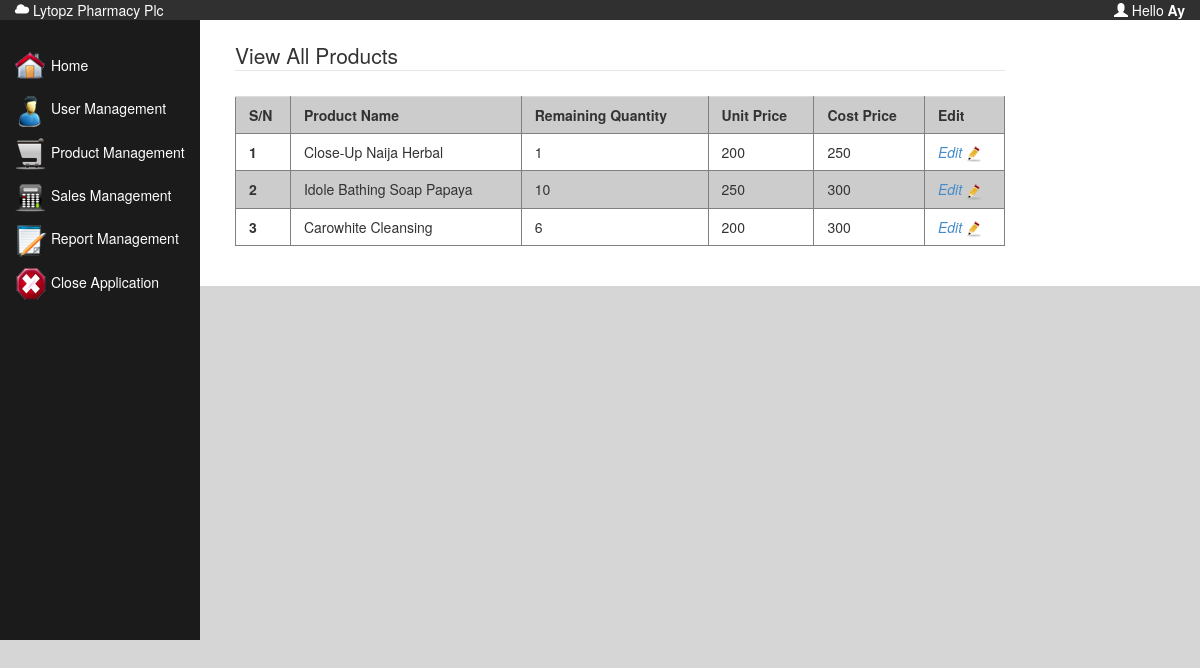
Page /viewProduct.php (signed in) on the committed database.
### tables this page shows
CREATE TABLE `product` (
  `product_id` int(11) NOT NULL,
  `cat_id` int(11) NOT NULL,
  `product_name` varchar(100) NOT NULL,
  `quantity` int(10) NOT NULL,
  `unit_price` int(5) NOT NULL,
  `cost_price` int(5) NOT NULL
);

### include.php (called while the page is built, shortened)
<?php
	$viewCreatedForms = new viewFormSubmit;
?>

### class/viewFormSubmit.php (called while the page is built, shortened)
<?php
class viewFormSubmit implements IformSubmitView
{
	public $allProduct=array();
public function viewProduct($id)
{
	if ($id==true)
	{
		$sql = mysql_query(sprintf("SELECT  * FROM product p,category c  WHERE p.cat_id=c.cat_id AND p.product_id='%s'",
		get_magic_quotes_gpc() ? $id : addslashes($id)));
	}
	else {
	$sql = mysql_query("SELECT DISTINCT * FROM product WHERE 1");
	}
	 if (mysql_num_rows($sql)>0)
	 {
		 while($allProduct = mysql_fetch_assoc($sql))
		 {
			 array_push($this->allProduct,$allProduct);
		 }
	 }
	 return $this->allProduct;
}
}
?>

### viewProduct.php (the view, shortened to what this page needs)
<?php require_once('include.php')?>
<!DOCTYPE html PUBLIC "-//W3C//DTD XHTML 1.0 Transitional//EN" "http://www.w3.org/TR/xhtml1/DTD/xhtml1-transitional.dtd">
<html xmlns="http://www.w3.org/1999/xhtml">
<head>
<link href="css/style.css" rel="stylesheet" />
<link href="bootstrap/css/bootstrap.css" rel="stylesheet" />
<link href="bootstrap/css/bootstrap-theme.css" rel="stylesheet"/>
</head>
<body style="background-color:#D6D6D6;">
<div class="container-fluid">
<div class="row" style="background-color:#303030; color:#FFF;">
<div class="col-xs-4">
<div style="float:left; text-align:left;font:Tahoma, Geneva, sans-serif; font-size:14px;">
<span class="glyphicon glyphicon-cloud"></span> Lytopz Pharmacy Plc</div>
</div>
<div class="col-xs-8">
<div style="float:right; text-align:left;font:Tahoma, Geneva, sans-serif; font-size:14px;">
<span class="glyphicon glyphicon-user"></span> Hello <?php echo '<strong>'.ucwords($_SESSION['username']).'</strong>';;?>
</div>
</div>
</div>
<div class="row">
<div class="col-xs-2" style="background-color:#1B1B1B;height:620px;">
   <?php include('sidebar.php');?>
</div>
<div class="col-xs-10" style="background-color:#FFF;padding:20px;">
<div class="col-xs-10">
<fieldset>
<legend>View All Products </legend>
<?php
$viewCreatedForms->viewProduct($id=false);
$viewProduct = $viewCreatedForms->allProduct;
$table = '<table class="table" width="100%"><tr><td>S/N</td><td>Product Name</td><td>Remaining Quantity</td><td>Unit Price</td>
<td>Cost Price</td><td>Edit</td></tr>';
			$sn = 1;
			for($i=0; $i< count($viewProduct); $i++)
			{
			$table .= '<tr><td>'.$sn.'</td><td>'.$viewProduct[$i]['product_name'].'</td><td>'.$viewProduct[$i]['quantity'].'</td><td>'.$viewProduct[$i]['unit_price'].'</td><td>'.$viewProduct[$i]['cost_price'].'</td><td>'.
			'<a href="createProduct.php?proID='.$viewProduct[$i]['product_id'].'"><i>Edit <img src="image/edit.png" /></a></i>'.'</td>
			</tr>';
			$sn++;
			}
			$table .= '</table>';
			echo $table;
			?>
            </fieldset>
</div>
</div>
</div>
</body>
</html>

### css/style.css (style rules this page uses)
.table { width:100%; margin-top:5px; border-collapse:collapse; }
.table tr:nth-child(even) { background-color: #dddddd, color: #666666;text-indent:5px;height:20px; line-height:10px; }
.table tr:nth-child(odd) { background: #ccc;text-indent:5px; height:20px; line-height:10px; }
.table tr:first-child { font-weight:bold; }
.table td:first-child { font-weight:bold; }
table, td, th { border: 1px solid gray; }

### viewProduct.php (style rules this page uses)
body { font-family:Tahoma, Geneva, sans-serif; }

### rows in the picture
product: product_name "Close-Up Naija Herbal", quantity "1", unit_price "200", cost_price "250"
product: product_name "Idole Bathing Soap Papaya", quantity "10", unit_price "250", cost_price "300"
product: product_name "Carowhite Cleansing", quantity "6", unit_price "200", cost_price "300"

### other values in the picture
$_SESSION['username'] "Ay"
